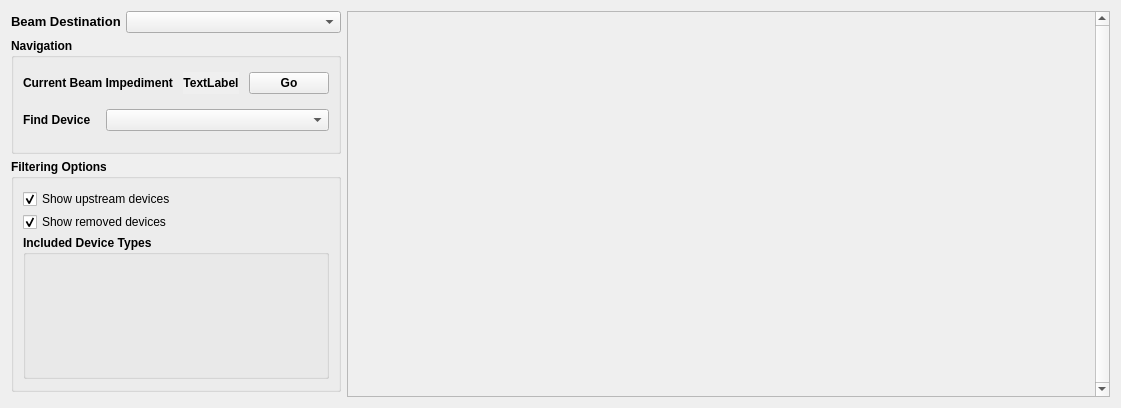
<?xml version="1.0" encoding="UTF-8"?>
<ui version="4.0">
 <class>Lightpath</class>
 <widget class="QWidget" name="Lightpath">
  <property name="geometry">
   <rect>
    <x>0</x>
    <y>0</y>
    <width>1121</width>
    <height>408</height>
   </rect>
  </property>
  <property name="sizePolicy">
   <sizepolicy hsizetype="Preferred" vsizetype="Preferred">
    <horstretch>0</horstretch>
    <verstretch>0</verstretch>
   </sizepolicy>
  </property>
  <property name="minimumSize">
   <size>
    <width>625</width>
    <height>10</height>
   </size>
  </property>
  <property name="maximumSize">
   <size>
    <width>10000</width>
    <height>16777215</height>
   </size>
  </property>
  <property name="windowTitle">
   <string>Form</string>
  </property>
  <layout class="QHBoxLayout" name="horizontalLayout" stretch="0,1">
   <item>
    <layout class="QVBoxLayout" name="option_layout" stretch="1,1,2,0">
     <property name="spacing">
      <number>5</number>
     </property>
     <property name="topMargin">
      <number>0</number>
     </property>
     <property name="rightMargin">
      <number>0</number>
     </property>
     <item>
      <layout class="QHBoxLayout" name="header_layout">
       <item>
        <layout class="QHBoxLayout" name="button_layout" stretch="0,1">
         <item>
          <widget class="QLabel" name="combo_label">
           <property name="sizePolicy">
            <sizepolicy hsizetype="Preferred" vsizetype="Fixed">
             <horstretch>0</horstretch>
             <verstretch>0</verstretch>
            </sizepolicy>
           </property>
           <property name="font">
            <font>
             <pointsize>10</pointsize>
             <weight>75</weight>
             <bold>true</bold>
            </font>
           </property>
           <property name="text">
            <string>Beam Destination</string>
           </property>
          </widget>
         </item>
         <item>
          <widget class="QComboBox" name="destination_combo"/>
         </item>
        </layout>
       </item>
      </layout>
     </item>
     <item>
      <widget class="QGroupBox" name="navigation">
       <property name="font">
        <font>
         <weight>75</weight>
         <bold>true</bold>
        </font>
       </property>
       <property name="title">
        <string>Navigation</string>
       </property>
       <layout class="QVBoxLayout" name="verticalLayout">
        <property name="spacing">
         <number>10</number>
        </property>
        <item>
         <layout class="QHBoxLayout" name="impediment" stretch="1,2,0">
          <property name="bottomMargin">
           <number>0</number>
          </property>
          <item>
           <widget class="QLabel" name="impediment_label">
            <property name="font">
             <font>
              <weight>75</weight>
              <bold>true</bold>
             </font>
            </property>
            <property name="text">
             <string>Current Beam Impediment</string>
            </property>
           </widget>
          </item>
          <item>
           <widget class="QLabel" name="current_impediment">
            <property name="autoFillBackground">
             <bool>true</bool>
            </property>
            <property name="text">
             <string>TextLabel</string>
            </property>
            <property name="alignment">
             <set>Qt::AlignCenter</set>
            </property>
           </widget>
          </item>
          <item>
           <widget class="QPushButton" name="impediment_button">
            <property name="minimumSize">
             <size>
              <width>75</width>
              <height>0</height>
             </size>
            </property>
            <property name="text">
             <string>Go</string>
            </property>
           </widget>
          </item>
         </layout>
        </item>
        <item>
         <layout class="QHBoxLayout" name="find_device" stretch="0,1">
          <property name="spacing">
           <number>15</number>
          </property>
          <property name="bottomMargin">
           <number>5</number>
          </property>
          <item>
           <widget class="QLabel" name="find_device_label">
            <property name="font">
             <font>
              <weight>75</weight>
              <bold>true</bold>
             </font>
            </property>
            <property name="text">
             <string>Find Device</string>
            </property>
           </widget>
          </item>
          <item>
           <widget class="QComboBox" name="device_combo"/>
          </item>
         </layout>
        </item>
       </layout>
      </widget>
     </item>
     <item>
      <widget class="QGroupBox" name="filter_options">
       <property name="font">
        <font>
         <weight>75</weight>
         <bold>true</bold>
        </font>
       </property>
       <property name="title">
        <string>Filtering Options</string>
       </property>
       <layout class="QVBoxLayout" name="verticalLayout_2" stretch="0,0,0">
        <property name="spacing">
         <number>3</number>
        </property>
        <property name="topMargin">
         <number>10</number>
        </property>
        <property name="bottomMargin">
         <number>10</number>
        </property>
        <item>
         <widget class="QCheckBox" name="upstream_check">
          <property name="enabled">
           <bool>true</bool>
          </property>
          <property name="font">
           <font>
            <weight>50</weight>
            <bold>false</bold>
           </font>
          </property>
          <property name="text">
           <string>Show upstream devices</string>
          </property>
          <property name="checked">
           <bool>true</bool>
          </property>
          <property name="tristate">
           <bool>false</bool>
          </property>
         </widget>
        </item>
        <item>
         <widget class="QCheckBox" name="remove_check">
          <property name="font">
           <font>
            <weight>50</weight>
            <bold>false</bold>
           </font>
          </property>
          <property name="text">
           <string>Show removed devices</string>
          </property>
          <property name="checked">
           <bool>true</bool>
          </property>
         </widget>
        </item>
        <item>
         <widget class="QGroupBox" name="device_types">
          <property name="font">
           <font>
            <weight>75</weight>
            <bold>true</bold>
           </font>
          </property>
          <property name="title">
           <string>Included Device Types</string>
          </property>
         </widget>
        </item>
       </layout>
      </widget>
     </item>
     <item>
      <spacer name="verticalSpacer">
       <property name="orientation">
        <enum>Qt::Vertical</enum>
       </property>
       <property name="sizeType">
        <enum>QSizePolicy::MinimumExpanding</enum>
       </property>
       <property name="sizeHint" stdset="0">
        <size>
         <width>20</width>
         <height>5</height>
        </size>
       </property>
      </spacer>
     </item>
    </layout>
   </item>
   <item>
    <widget class="QScrollArea" name="scroll">
     <property name="sizePolicy">
      <sizepolicy hsizetype="Expanding" vsizetype="Minimum">
       <horstretch>10</horstretch>
       <verstretch>10</verstretch>
      </sizepolicy>
     </property>
     <property name="minimumSize">
      <size>
       <width>0</width>
       <height>0</height>
      </size>
     </property>
     <property name="font">
      <font>
       <kerning>false</kerning>
      </font>
     </property>
     <property name="layoutDirection">
      <enum>Qt::LeftToRight</enum>
     </property>
     <property name="autoFillBackground">
      <bool>false</bool>
     </property>
     <property name="frameShape">
      <enum>QFrame::StyledPanel</enum>
     </property>
     <property name="frameShadow">
      <enum>QFrame::Raised</enum>
     </property>
     <property name="verticalScrollBarPolicy">
      <enum>Qt::ScrollBarAlwaysOn</enum>
     </property>
     <property name="horizontalScrollBarPolicy">
      <enum>Qt::ScrollBarAsNeeded</enum>
     </property>
     <property name="sizeAdjustPolicy">
      <enum>QAbstractScrollArea::AdjustToContents</enum>
     </property>
     <property name="widgetResizable">
      <bool>true</bool>
     </property>
     <widget class="QWidget" name="widget_rows">
      <property name="geometry">
       <rect>
        <x>0</x>
        <y>0</y>
        <width>755</width>
        <height>388</height>
       </rect>
      </property>
      <property name="sizePolicy">
       <sizepolicy hsizetype="MinimumExpanding" vsizetype="Minimum">
        <horstretch>0</horstretch>
        <verstretch>0</verstretch>
       </sizepolicy>
      </property>
      <property name="minimumSize">
       <size>
        <width>0</width>
        <height>0</height>
       </size>
      </property>
     </widget>
    </widget>
   </item>
  </layout>
 </widget>
 <resources/>
 <connections/>
</ui>
